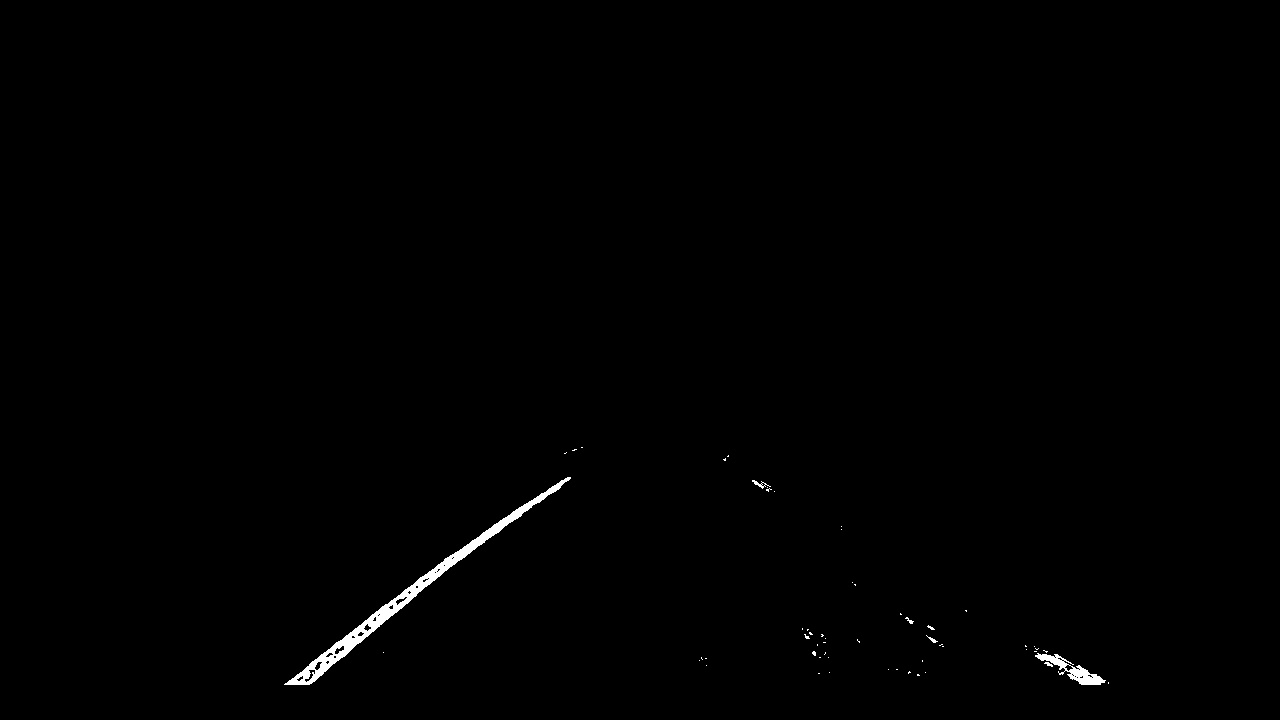
#> input picture result_images/binary0.jpg, 1280 x 720 px; its folder holds 4 pictures in this run
$ python perspective_transform.py   (older library calls are emulated)
#> lines starting #> are read from the running program, lines starting #| are printed output that depends on the picture
#> further down, undistorted_img is the input picture: shape (720, 1280, 3); min 0, max 255, mean 1.2
### edge_detection.py
import numpy as np
import cv2
import glob


class area_of_interest:

    def __init__(self, height, width):
        self.left_bottom = (width*0.15, height*0.95)
        self.right_bottom = (width*0.87, height*0.95)
        self.left_top = (width*0.45, height*0.62)
        self.right_top = (width*0.57, height*0.62)

    @property
    def vertices(self):
        return np.array([[self.left_top, self.right_top, self.right_bottom, self.left_bottom]], dtype=np.int32)

# Black out region of the image that is outside a polygon defined by "vertices"
# [108 lines left out: functions region_of_interest, get_sobel_filtered_imgs, abs_thresh, mag_thresh, dir_threshold, edge_detection_pipline, not called in this run]


# [14 lines that do not run on import are left out]

### perspective_transform.py
import numpy as np
import cv2
import glob
from edge_detection import area_of_interest

# Define a function that takes an image, number of x and y points,
# camera matrix and distortion coefficients
def perspective_transform(img):

    img_shape = img.shape
#> img_shape = (720, 1280, 3)
    src = np.float32(area_of_interest(img_shape[0], img_shape[1]).vertices)
    width  = img_shape[1]
#> width = 1280
    height =  img_shape[0]
#> height = 720
    left_bottom = (width * 0, height * 1)
#> left_bottom = (0, 720)
    right_bottom = (width * 1, height * 1)
#> right_bottom = (1280, 720)
    left_top = (width * 0, height * 0)
#> left_top = (0, 0)
    right_top = (width * 1, height * 0)
#> right_top = (1280, 0)
    dst = np.float32((left_top, right_top, right_bottom, left_bottom))

    # Given src and dst points, calculate the perspective transform matrix
    transform_matrix = cv2.getPerspectiveTransform(src, dst)

    # Warp the image
    warped_img = cv2.warpPerspective(img, transform_matrix, (img_shape[1], img_shape[0]))
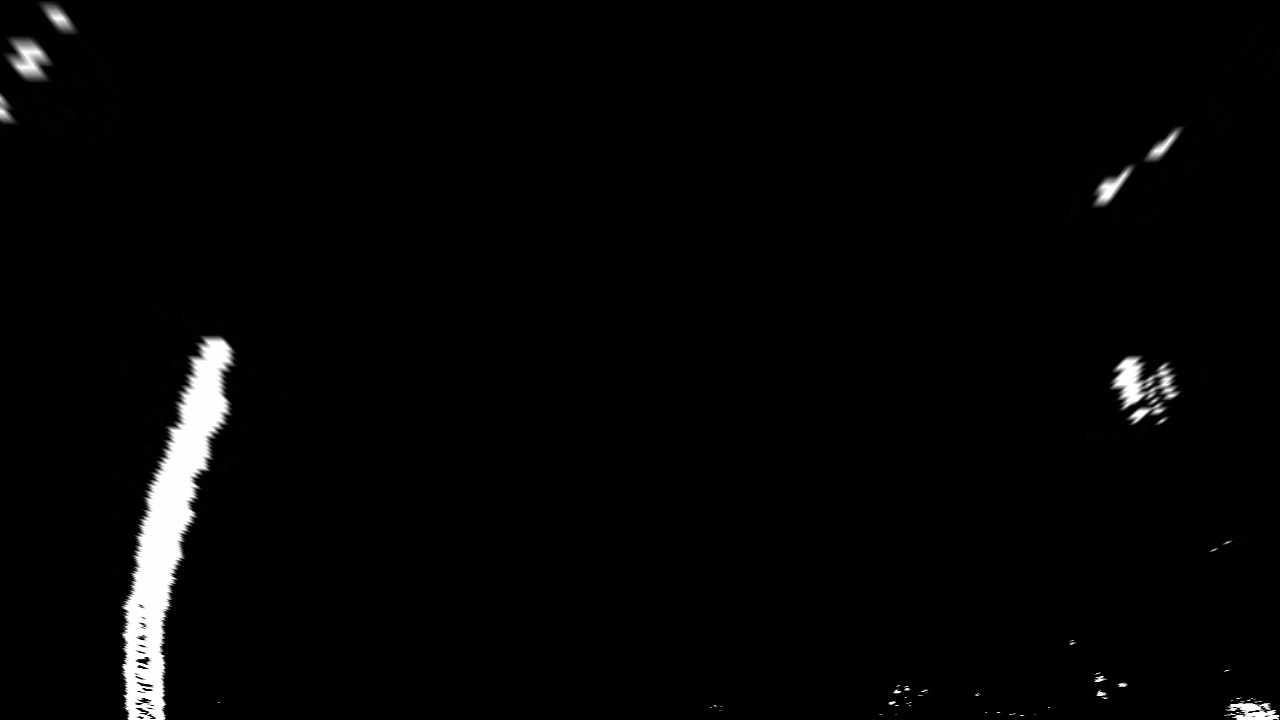
#> warped_img: shape (720, 1280, 3); min 0, max 255, mean 5.3

    # Return the resulting image and matrix
    return warped_img

if __name__ == "__main__":

    # images = glob.glob("./result_images/undistorted*.jpg")
    images = glob.glob("./result_images/binary*.jpg")

    for idx, img_filename in enumerate(images):

        undistorted_img = cv2.imread(img_filename)
        processed_img = perspective_transform(undistorted_img)
        # [4 lines of commented-out code are left out]

        write_name = "./result_images/perspective" + str(idx) + ".jpg"
        cv2.imwrite(write_name, processed_img)
#> pass 2 of the loop `for idx, img_filename in enumerate(images):`:
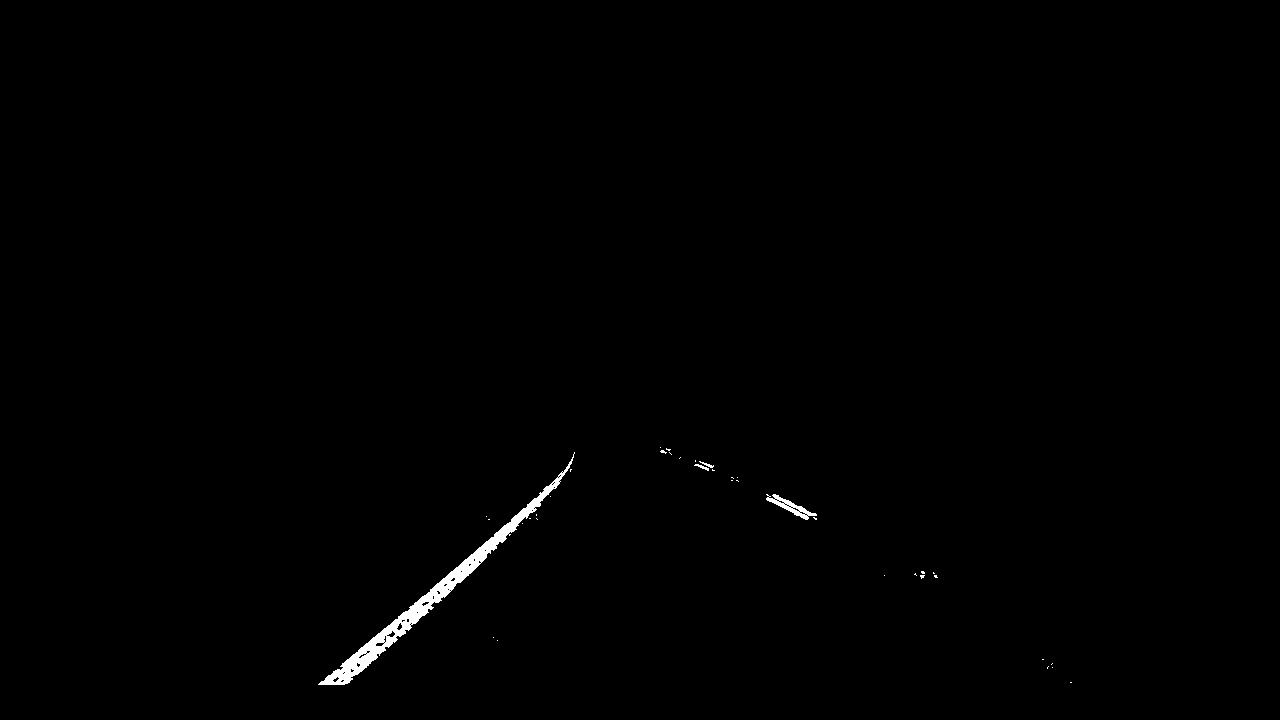
#> input picture result_images/binary1.jpg, 1280 x 720 px
#> undistorted_img is the input picture: shape (720, 1280, 3); min 0, max 255, mean 1.3
#> in perspective_transform (call 2), `warped_img = cv2.warpPerspective(img, transform_matrix, (img_shape[1],..`:
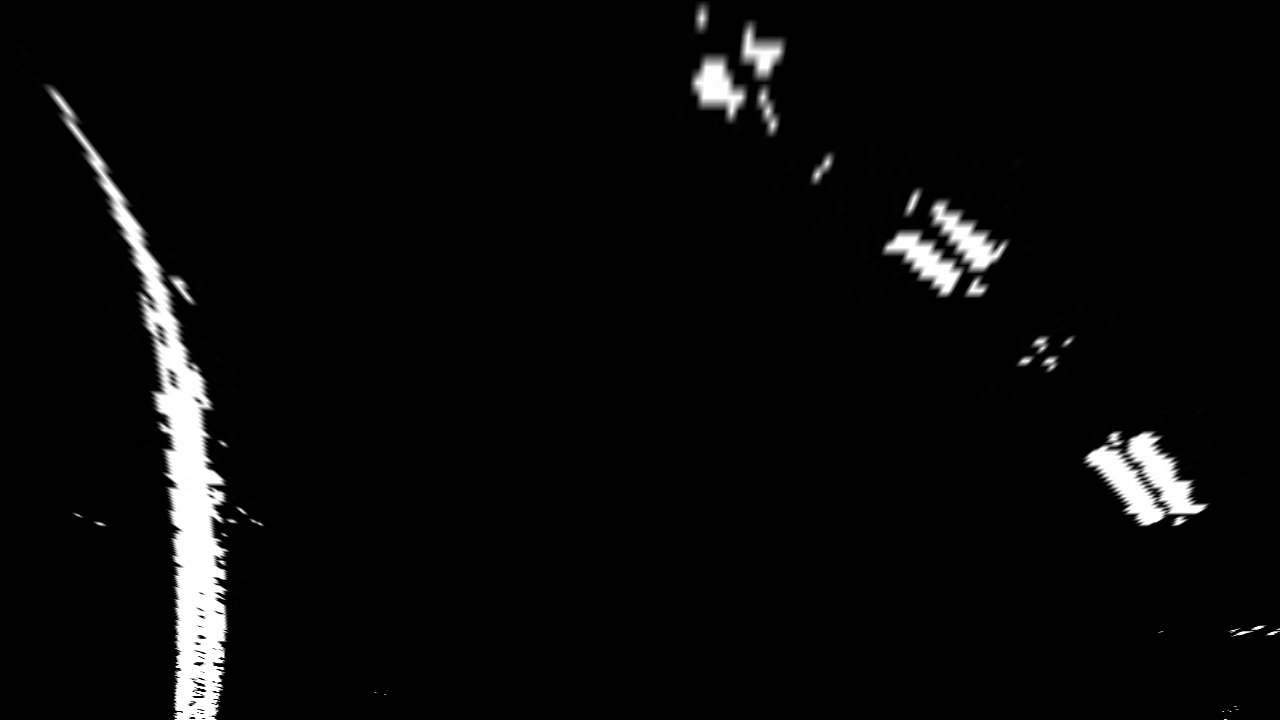
#> warped_img: shape (720, 1280, 3); min 0, max 255, mean 9.1
#> pass 3 of the loop `for idx, img_filename in enumerate(images):`:
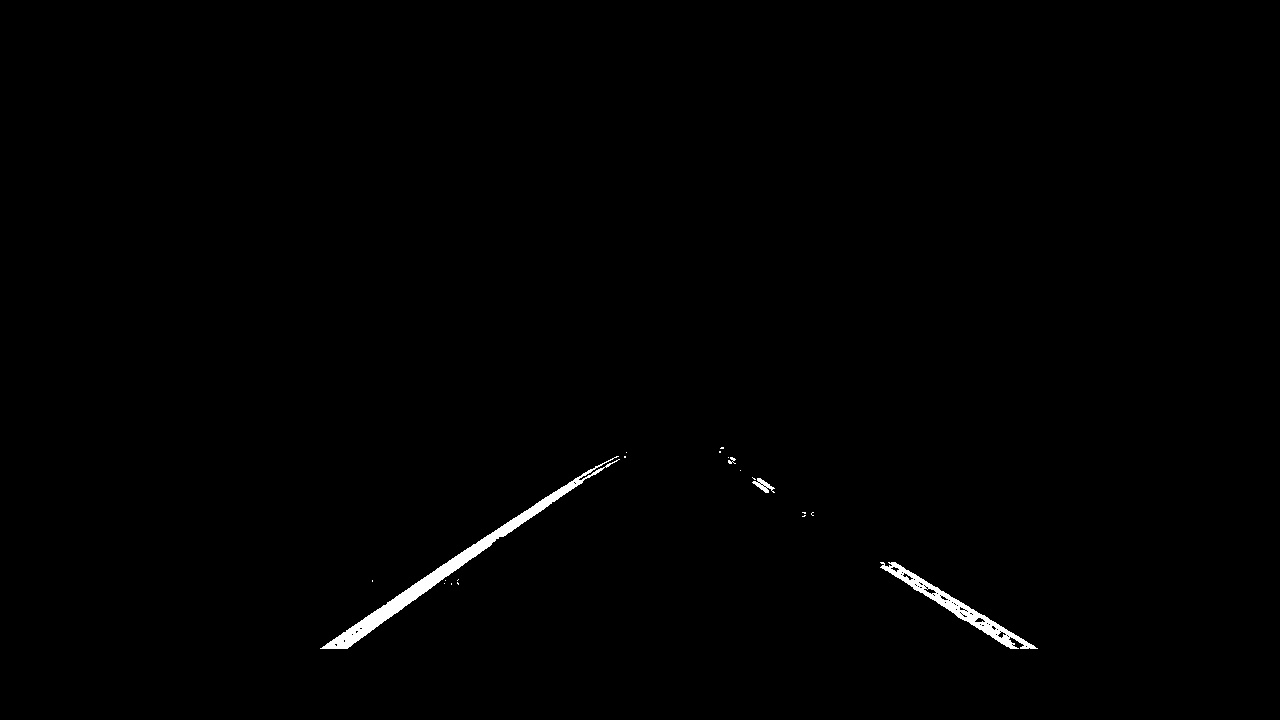
#> input picture result_images/binary2.jpg, 1280 x 720 px
#> undistorted_img is the input picture: shape (720, 1280, 3); min 0, max 255, mean 1.6
#> in perspective_transform (call 3), `warped_img = cv2.warpPerspective(img, transform_matrix, (img_shape[1],..`:
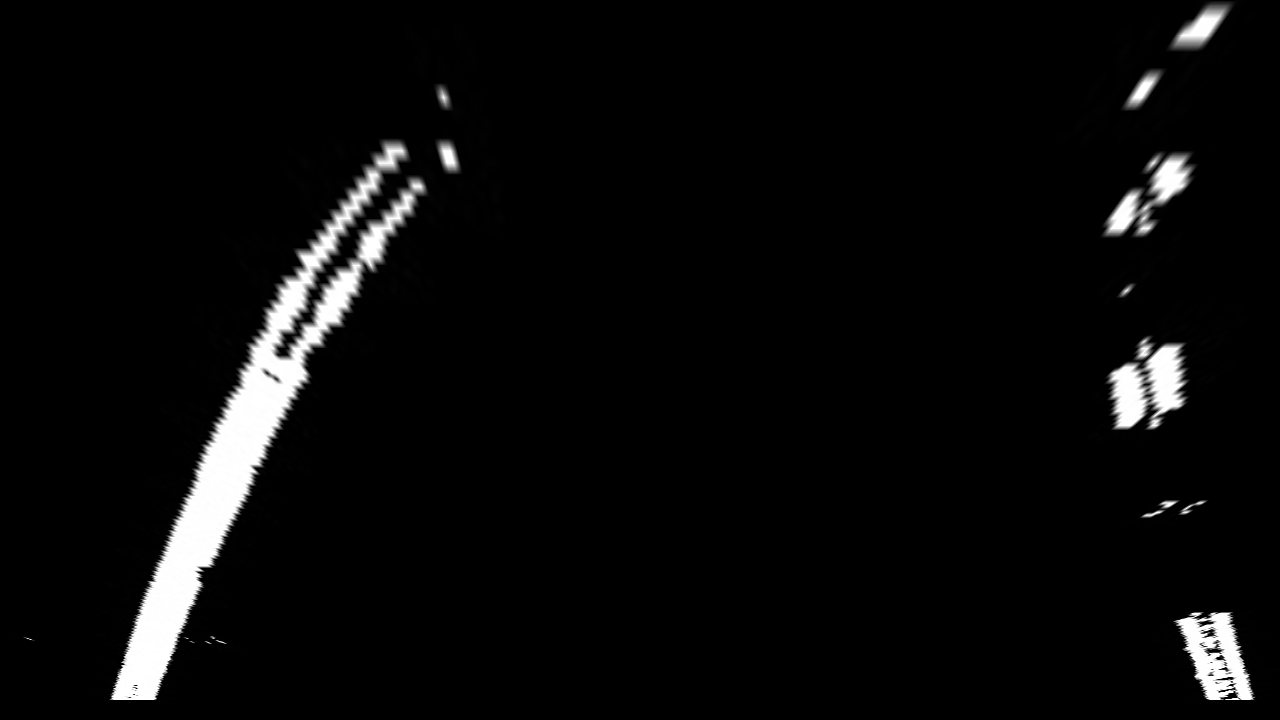
#> warped_img: shape (720, 1280, 3); min 0, max 255, mean 10.9
#> the loop made 4 passes; the first 3 are shown
